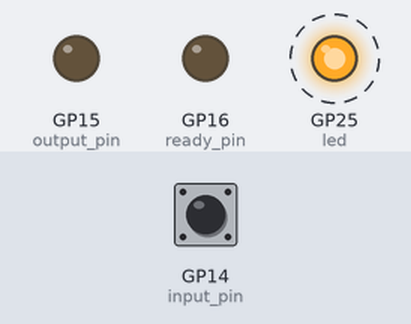
Bench run of a program on a simulated Raspberry Pi Pico running MicroPython. Shown: output pins drawn as LEDs (lit = HIGH). Dashed ring = blinking. The test bench sets the inputs (shaded band); at power-on: GP14 (input_pin) LOW.

Above: at 1.2 s.
1.3 s: GP14 (input_pin) pulled HIGH for 1 s
At 3.6 s:
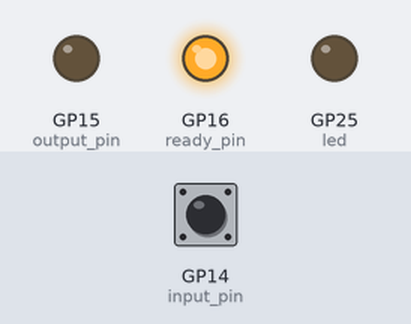
4.8 s: GP14 (input_pin) pulled HIGH for 0.15 s
At 9.7 s:
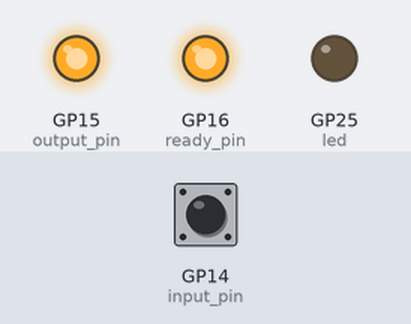
Timing chart, 0 to 11.8 s (numbered marks = the images above; inputs shaded):
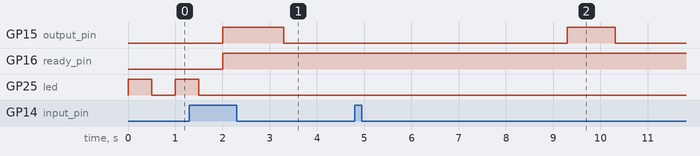

The program:

main.py
```python
import time
from machine import Pin

ARRAY_SIZE = 1000
MALLOC_AMT = 800
FIB_SIZE = 800
INPUT_PIN = 14
OUTPUT_PIN = 15
READY_PIN = 16

def is_sorted(arr, n):
    for i in range(n - 1):
        if arr[i] > arr[i + 1]:
            return False
    return True

# Set the LED to be an output
led = Pin("LED", Pin.OUT)

# Set the input pin
input_pin = Pin(INPUT_PIN, Pin.IN, Pin.PULL_DOWN)

# Set the output pin
output_pin = Pin(OUTPUT_PIN, Pin.OUT)
output_pin.value(0)

# Set ready pin
ready_pin = Pin(READY_PIN, Pin.OUT)
ready_pin.value(0)

#############################################################################################################
####################################### CODE FOR TESTING STARTS HERE ########################################
#############################################################################################################

while True:

    # create a reversed array for the bubble sort test, which is the worst case
    numbers = [ARRAY_SIZE - i for i in range(ARRAY_SIZE)]

    # allocate array for fibonacci test
    fib = [0.0] * FIB_SIZE
    fib[0] = 0.0001
    fib[1] = 1.0001

    # indicate setup complete
    for _ in range(2):
        led.value(1)
        time.sleep(0.5)
        led.value(0)
        time.sleep(0.5)

    # indicate ready for tests
    ready_pin.value(1)
    output_pin.value(0)

    #################### GPIO SPEED TEST ####################################################################

    while not input_pin.value(): # wait for continue pin to go HI
        pass
    output_pin.value(1)          # indicate test complete
    while input_pin.value():     # wait for continue pin to go LOW
        pass
    time.sleep(1)
    output_pin.value(0)          # indicate ready for next test

    #################### BUBBLE SORT PROCESSING TEST ########################################################

    while not input_pin.value(): # wait for continue pin to go HI
        pass

    #led.value(1)

    for i in range(ARRAY_SIZE): # compute bubble sort
        for j in range(ARRAY_SIZE - i - 1):
            if numbers[j] > numbers[j + 1]:
                numbers[j], numbers[j + 1] = numbers[j + 1], numbers[j]

    #led.value(0)

    output_pin.value(1) # indicate test complete

    # check if array is properly sorted
    if not is_sorted(numbers, ARRAY_SIZE):
        while True:  # halt program if improperly sorted
            led.value(not led.value())
            time.sleep(0.1)

    while input_pin.value(): # wait for continue pin to go LOW
        pass
    time.sleep(1)
    output_pin.value(0)      # indicate ready for next test

    #################### HEAP ALLOC MEMORY TEST #############################################################

    while not input_pin.value(): # wait for continue pin to go HI
        pass

    #led.value(1)

    for _ in range(MALLOC_AMT):
        lst = [i for i in range(128)]   # simulate memory allocation
        del lst

    #led.value(0)

    output_pin.value(1)      # indicate test complete
    while input_pin.value(): # wait for continue pin to go LOW
        pass
    time.sleep(1)
    output_pin.value(0)      # indicate ready for next test

    #################### FIBONACCI PERFORMANCE TEST #########################################################

    while not input_pin.value(): # wait for continue pin to go HI
        pass

    #led.value(1)

    for i in range(2, FIB_SIZE):
        fib[i] = fib[i - 1] + fib[i - 2]

    #led.value(0)

    output_pin.value(1)      # indicate test complete
    while input_pin.value(): # wait for continue pin to go LOW
        pass
    time.sleep(1)
    output_pin.value(0)      # indicate ready for next test

    # Indicate testing complete
    ready_pin.value(0)

    # attempt to keep the interpreter from optimizing out the bubble sort code
    n = 0
    for i in numbers:
        n += i
    print(n)

    # attempt to keep the interpreter from optimizing out the fib code
    n = 0
    for i in fib:
        st += i
    print(n)

    for _ in range(5):
        led.value(1)
        time.sleep(0.1)
        led.value(0)
        time.sleep(0.1)

    time.sleep(1)

#############################################################################################################
######################################## CODE FOR TESTING ENDS HERE #########################################
#############################################################################################################
```

Measured:
- after the input at 1.3 s, GP15 (output_pin): LOW → HIGH after 0.70 s, → LOW 1.3 s later
- after the input at 4.8 s, GP15 (output_pin): LOW → HIGH after 4.5 s, → LOW 1.0 s later
